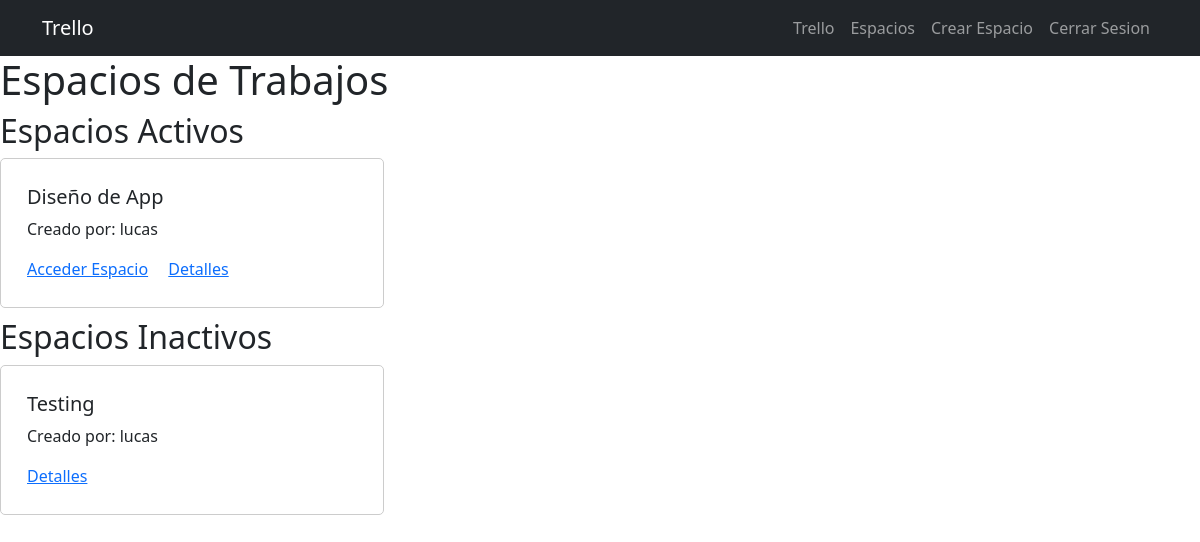
The app's page /espacios/ (signed in) with its own data.
### tasks/models.py (models this page shows, shortened)
class EspacioDeTrabajo(models.Model):
    nombre = models.CharField(max_length=100)
    creador = models.ForeignKey(User, on_delete=models.CASCADE, related_name='espacios_creados')
    miembros = models.ManyToManyField(User, related_name='espacios')
    activo = models.BooleanField(default=True)

### tasks/views.py (the view)
# urls.py: path('espacios/', views.espacios, name='espacios'),
@login_required
def espacios(request):
    espacios = EspacioDeTrabajo.objects.filter(miembros = request.user)
    user = request.user
    return render(request, 'espacios.html', {"espacios": espacios, 'user': user})

### tasks/templates/espacios.html
{% extends 'base.html' %}
{% block content %}
<h1>Espacios de Trabajos</h1>
<div class="espacios-activos">
    <h2>Espacios Activos</h2>
    <div class="row">
        {% for espacio in espacios %}
            {% if espacio.activo %}
                <div class="col-md-4">
                    <div class="card">
                        <div class="card-body">
                            <h5 class="card-title">{{espacio.nombre}}</h5>
                            <p class="card-text">Creado por: {{espacio.creador}}</p>
                            <a href="{% url 'tableros' espacio.id %}" class="card-link">Acceder Espacio</a>
                            <a href="{% url 'espacio_detalle' espacio.id %}" class="card-link">Detalles</a>
                        </div>
                    </div>
                </div>
            {% endif %}
        {% endfor %}
    </div>
</div>
<div class="espacios-inactivos">
    <h2>Espacios Inactivos</h2>
    <div class="row">
        {% for espacio in espacios %}
            {% if not espacio.activo and espacio.creador == user %}
                <div class="col-md-4">
                    <div class="card">
                        <div class="card-body">
                            <h5 class="card-title">{{espacio.nombre}}</h5>
                            <p class="card-text">Creado por: {{espacio.creador}}</p>
                            <a href="{% url 'espacio_detalle' espacio.id %}" class="card-link">Detalles</a>
                        </div>
                    </div>
                </div>
            {% endif %}
        {% endfor %}
    </div>
</div>
{% endblock %}

### tasks/templates/base.html (style rules this page uses)
.card { background-color: #fff; border: 1px solid #ccc; border-radius: 5px; margin-bottom: 10px; padding: 10px; }

### records on screen
EspacioDeTrabajo: nombre "Diseño de App", creador "lucas"
EspacioDeTrabajo: nombre "Testing", creador "lucas"
